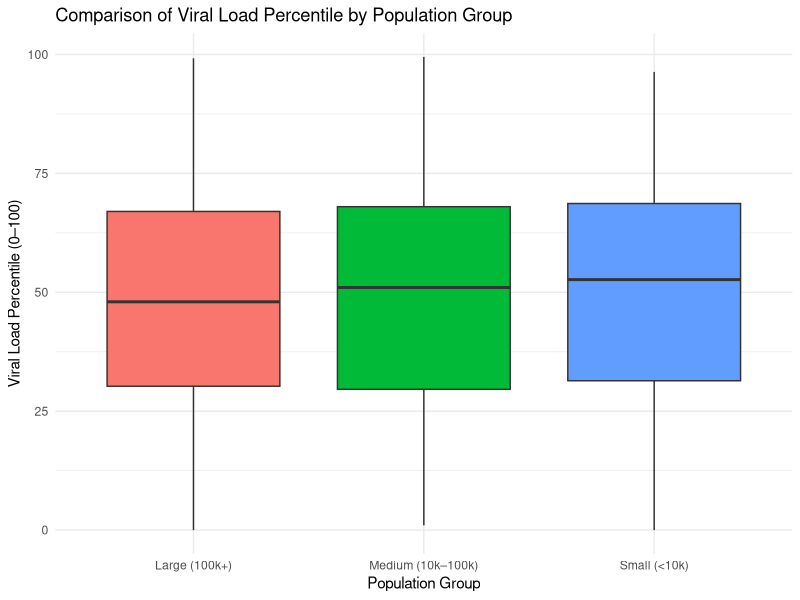
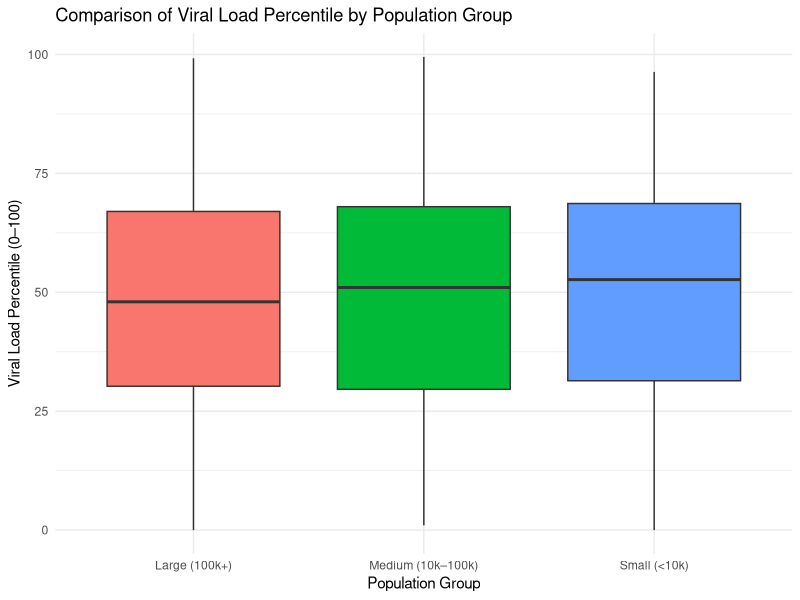

Reproduce these figures in R, in order.
# 07_compare_population_groups.R

# Load libraries
library(dplyr)
library(ggplot2)
library(readr)

# Read the data
data <- read_csv("data/NWSS_subset.csv")

# Create population groups
data <- data %>%
  mutate(pop_group = case_when(
    population_served < 10000 ~ "Small (<10k)",
    population_served < 100000 ~ "Medium (10k–100k)",
    TRUE ~ "Large (100k+)"
  ))

# Filter out missing and extreme percentile values (e.g., 999)
filtered_data <- data %>%
  filter(!is.na(percentile), percentile < 999)

# Create and save the stratified comparison boxplot
ggplot(filtered_data, aes(x = pop_group, y = percentile, fill = pop_group)) +
  geom_boxplot() +
  labs(
    title = "Comparison of Viral Load Percentile by Population Group",
    x = "Population Group",
    y = "Viral Load Percentile (0–100)"
  ) +
  theme_minimal() +
  theme(legend.position = "none")

# Save the plot
ggsave("output/population_group_comparison.png", width = 8, height = 6, dpi = 300)
